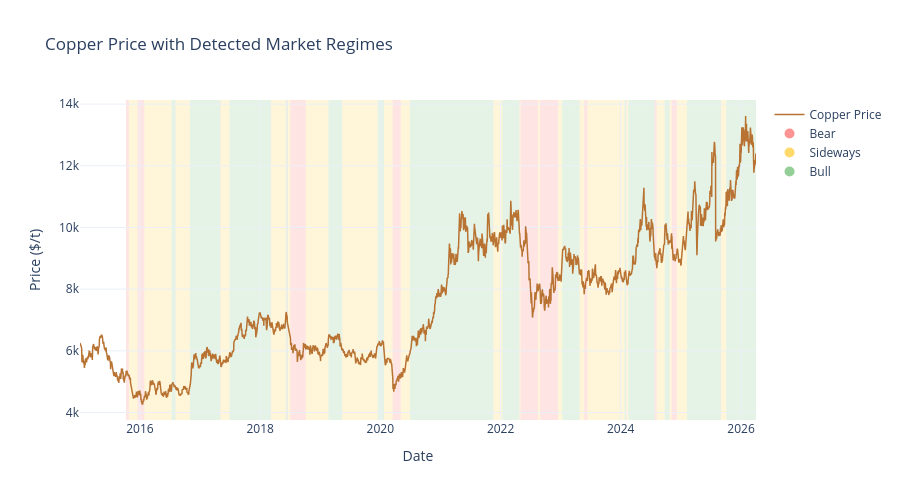

Source (notebook cell):
### Markdown cell above
### 4.2 Regime detection (Hidden Markov Model)

A 3-state Gaussian HMM identifies latent market regimes from returns, volatility, and z-score. States are relabelled by ascending mean return: **0 = bear, 1 = sideways, 2 = bull**.

Regime labels are added as features (one-hot encoded) for the forecasting models.

### Code cell
# Build preliminary features for regime detection (needs returns, vol, zscore)
feats_prelim = build_features(df_aug, lags=CFG['lags'], horizons=CFG['all_horizons'])

# Fit regime detector on development data (exclude holdout)
n_holdout = CFG['holdout_size']
regime_detector = RegimeDetector(n_regimes=3)

try:
    regime_detector.fit(feats_prelim.iloc[:-n_holdout])
    regime_labels = regime_detector.predict(feats_prelim)
    print(f'Regime distribution:\n{regime_labels.value_counts().sort_index()}')
    
    # Plot regime overlay on copper price
    fig_regime = plot_regime_overlay(df_aug['copper_price'], regime_labels)
    fig_regime.show()
except ImportError:
    print('⚠️  hmmlearn not installed — regime detection skipped')
    regime_labels = None
except Exception as e:
    print(f'⚠️  Regime detection failed: {e}')
    regime_labels = None

### Figure 1 — Plotly figure (JSON) as saved in the notebook; plotly's stock layout.template omitted (floating-point values rounded to 4 significant figures; data arrays with more than 128 entries replaced by an {"elided": "..."} marker saying what was removed)
{"data": [{"line": {"color": "#b87333", "width": 1.5}, "name": "Copper Price", "type": "scatter", "x": {"elided": "2929 str values"}, "y": {"elided": "2929 float values"}}, {"marker": {"color": "rgba(255, 77, 77, 0.6)", "size": 10}, "mode": "markers", "name": "Bear", "type": "scatter", "x": [null], "y": [null]}, {"marker": {"color": "rgba(255, 193, 7, 0.6)", "size": 10}, "mode": "markers", "name": "Sideways", "type": "scatter", "x": [null], "y": [null]}, {"marker": {"color": "rgba(76, 175, 80, 0.6)", "size": 10}, "mode": "markers", "name": "Bull", "type": "scatter", "x": [null], "y": [null]}], "layout": {"height": 500, "hovermode": "x unified", "shapes": [{"fillcolor": "rgba(255, 193, 7, 0.15)", "layer": "below", "line": {"width": 0}, "type": "rect", "x0": "2015-10-08T00:00:00", "x1": "2015-10-09T00:00:00", "xref": "x", "y0": 0, "y1": 1, "yref": "y domain"}, {"fillcolor": "rgba(255, 77, 77, 0.15)", "layer": "below", "line": {"width": 0}, "type": "rect", "x0": "2015-10-09T00:00:00", "x1": "2015-10-26T00:00:00", "xref": "x", "y0": 0, "y1": 1, "yref": "y domain"}, {"fillcolor": "rgba(255, 193, 7, 0.15)", "layer": "below", "line": {"width": 0}, "type": "rect", "x0": "2015-10-26T00:00:00", "x1": "2015-12-18T00:00:00", "xref": "x", "y0": 0, "y1": 1, "yref": "y domain"}, {"fillcolor": "rgba(255, 77, 77, 0.15)", "layer": "below", "line": {"width": 0}, "type": "rect", "x0": "2015-12-18T00:00:00", "x1": "2016-01-28T00:00:00", "xref": "x", "y0": 0, "y1": 1, "yref": "y domain"}, {"fillcolor": "rgba(255, 193, 7, 0.15)", "layer": "below", "line": {"width": 0}, "type": "rect", "x0": "2016-01-28T00:00:00", "x1": "2016-07-12T00:00:00", "xref": "x", "y0": 0, "y1": 1, "yref": "y domain"}, {"fillcolor": "rgba(76, 175, 80, 0.15)", "layer": "below", "line": {"width": 0}, "type": "rect", "x0": "2016-07-12T00:00:00", "x1": "2016-08-04T00:00:00", "xref": "x", "y0": 0, "y1": 1, "yref": "y domain"}, {"fillcolor": "rgba(255, 77, 77, 0.15)", "layer": "below", "line": {"width": 0}, "type": "rect", "x0": "2016-08-04T00:00:00", "x1": "2016-08-05T00:00:00", "xref": "x", "y0": 0, "y1": 1, "yref": "y domain"}, {"fillcolor": "rgba(255, 193, 7, 0.15)", "layer": "below", "line": {"width": 0}, "type": "rect", "x0": "2016-08-05T00:00:00", "x1": "2016-10-31T00:00:00", "xref": "x", "y0": 0, "y1": 1, "yref": "y domain"}, {"fillcolor": "rgba(76, 175, 80, 0.15)", "layer": "below", "line": {"width": 0}, "type": "rect", "x0": "2016-10-31T00:00:00", "x1": "2017-05-04T00:00:00", "xref": "x", "y0": 0, "y1": 1, "yref": "y domain"}, {"fillcolor": "rgba(255, 77, 77, 0.15)", "layer": "below", "line": {"width": 0}, "type": "rect", "x0": "2017-05-04T00:00:00", "x1": "2017-05-05T00:00:00", "xref": "x", "y0": 0, "y1": 1, "yref": "y domain"}, {"fillcolor": "rgba(255, 193, 7, 0.15)", "layer": "below", "line": {"width": 0}, "type": "rect", "x0": "2017-05-05T00:00:00", "x1": "2017-06-29T00:00:00", "xref": "x", "y0": 0, "y1": 1, "yref": "y domain"}, {"fillcolor": "rgba(76, 175, 80, 0.15)", "layer": "below", "line": {"width": 0}, "type": "rect", "x0": "2017-06-29T00:00:00", "x1": "2018-03-08T00:00:00", "xref": "x", "y0": 0, "y1": 1, "yref": "y domain"}, {"fillcolor": "rgba(255, 77, 77, 0.15)", "layer": "below", "line": {"width": 0}, "type": "rect", "x0": "2018-03-08T00:00:00", "x1": "2018-03-09T00:00:00", "xref": "x", "y0": 0, "y1": 1, "yref": "y domain"}, {"fillcolor": "rgba(255, 193, 7, 0.15)", "layer": "below", "line": {"width": 0}, "type": "rect", "x0": "2018-03-09T00:00:00", "x1": "2018-06-05T00:00:00", "xref": "x", "y0": 0, "y1": 1, "yref": "y domain"}, {"fillcolor": "rgba(76, 175, 80, 0.15)", "layer": "below", "line": {"width": 0}, "type": "rect", "x0": "2018-06-05T00:00:00", "x1": "2018-06-15T00:00:00", "xref": "x", "y0": 0, "y1": 1, "yref": "y domain"}, {"fillcolor": "rgba(255, 77, 77, 0.15)", "layer": "below", "line": {"width": 0}, "type": "rect", "x0": "2018-06-15T00:00:00", "x1": "2018-06-18T00:00:00", "xref": "x", "y0": 0, "y1": 1, "yref": "y domain"}, {"fillcolor": "rgba(255, 193, 7, 0.15)", "layer": "below", "line": {"width": 0}, "type": "rect", "x0": "2018-06-18T00:00:00", "x1": "2018-07-03T00:00:00", "xref": "x", "y0": 0, "y1": 1, "yref": "y domain"}, {"fillcolor": "rgba(255, 77, 77, 0.15)", "layer": "below", "line": {"width": 0}, "type": "rect", "x0": "2018-07-03T00:00:00", "x1": "2018-10-05T00:00:00", "xref": "x", "y0": 0, "y1": 1, "yref": "y domain"}, {"fillcolor": "rgba(255, 193, 7, 0.15)", "layer": "below", "line": {"width": 0}, "type": "rect", "x0": "2018-10-05T00:00:00", "x1": "2019-02-20T00:00:00", "xref": "x", "y0": 0, "y1": 1, "yref": "y domain"}, {"fillcolor": "rgba(76, 175, 80, 0.15)", "layer": "below", "line": {"width": 0}, "type": "rect", "x0": "2019-02-20T00:00:00", "x1": "2019-05-13T00:00:00", "xref": "x", "y0": 0, "y1": 1, "yref": "y domain"}, {"fillcolor": "rgba(255, 77, 77, 0.15)", "layer": "below", "line": {"width": 0}, "type": "rect", "x0": "2019-05-13T00:00:00", "x1": "2019-05-14T00:00:00", "xref": "x", "y0": 0, "y1": 1, "yref": "y domain"}, {"fillcolor": "rgba(255, 193, 7, 0.15)", "layer": "below", "line": {"width": 0}, "type": "rect", "x0": "2019-05-14T00:00:00", "x1": "2019-12-16T00:00:00", "xref": "x", "y0": 0, "y1": 1, "yref": "y domain"}, {"fillcolor": "rgba(76, 175, 80, 0.15)", "layer": "below", "line": {"width": 0}, "type": "rect", "x0": "2019-12-16T00:00:00", "x1": "2020-01-23T00:00:00", "xref": "x", "y0": 0, "y1": 1, "yref": "y domain"}, {"fillcolor": "rgba(255, 77, 77, 0.15)", "layer": "below", "line": {"width": 0}, "type": "rect", "x0": "2020-01-23T00:00:00", "x1": "2020-01-24T00:00:00", "xref": "x", "y0": 0, "y1": 1, "yref": "y domain"}, {"fillcolor": "rgba(255, 193, 7, 0.15)", "layer": "below", "line": {"width": 0}, "type": "rect", "x0": "2020-01-24T00:00:00", "x1": "2020-03-16T00:00:00", "xref": "x", "y0": 0, "y1": 1, "yref": "y domain"}, {"fillcolor": "rgba(255, 77, 77, 0.15)", "layer": "below", "line": {"width": 0}, "type": "rect", "x0": "2020-03-16T00:00:00", "x1": "2020-05-04T00:00:00", "xref": "x", "y0": 0, "y1": 1, "yref": "y domain"}, {"fillcolor": "rgba(255, 193, 7, 0.15)", "layer": "below", "line": {"width": 0}, "type": "rect", "x0": "2020-05-04T00:00:00", "x1": "2020-06-30T00:00:00", "xref": "x", "y0": 0, "y1": 1, "yref": "y domain"}, {"fillcolor": "rgba(76, 175, 80, 0.15)", "layer": "below", "line": {"width": 0}, "type": "rect", "x0": "2020-06-30T00:00:00", "x1": "2021-11-17T00:00:00", "xref": "x", "y0": 0, "y1": 1, "yref": "y domain"}, {"fillcolor": "rgba(255, 77, 77, 0.15)", "layer": "below", "line": {"width": 0}, "type": "rect", "x0": "2021-11-17T00:00:00", "x1": "2021-11-18T00:00:00", "xref": "x", "y0": 0, "y1": 1, "yref": "y domain"}, {"fillcolor": "rgba(255, 193, 7, 0.15)", "layer": "below", "line": {"width": 0}, "type": "rect", "x0": "2021-11-18T00:00:00", "x1": "2022-01-12T00:00:00", "xref": "x", "y0": 0, "y1": 1, "yref": "y domain"}, {"fillcolor": "rgba(76, 175, 80, 0.15)", "layer": "below", "line": {"width": 0}, "type": "rect", "x0": "2022-01-12T00:00:00", "x1": "2022-04-25T00:00:00", "xref": "x", "y0": 0, "y1": 1, "yref": "y domain"}, {"fillcolor": "rgba(255, 77, 77, 0.15)", "layer": "below", "line": {"width": 0}, "type": "rect", "x0": "2022-04-25T00:00:00", "x1": "2022-04-26T00:00:00", "xref": "x", "y0": 0, "y1": 1, "yref": "y domain"}, {"fillcolor": "rgba(255, 193, 7, 0.15)", "layer": "below", "line": {"width": 0}, "type": "rect", "x0": "2022-04-26T00:00:00", "x1": "2022-05-02T00:00:00", "xref": "x", "y0": 0, "y1": 1, "yref": "y domain"}, {"fillcolor": "rgba(255, 77, 77, 0.15)", "layer": "below", "line": {"width": 0}, "type": "rect", "x0": "2022-05-02T00:00:00", "x1": "2022-08-17T00:00:00", "xref": "x", "y0": 0, "y1": 1, "yref": "y domain"}, {"fillcolor": "rgba(255, 193, 7, 0.15)", "layer": "below", "line": {"width": 0}, "type": "rect", "x0": "2022-08-17T00:00:00", "x1": "2022-08-29T00:00:00", "xref": "x", "y0": 0, "y1": 1, "yref": "y domain"}, {"fillcolor": "rgba(255, 77, 77, 0.15)", "layer": "below", "line": {"width": 0}, "type": "rect", "x0": "2022-08-29T00:00:00", "x1": "2022-12-16T00:00:00", "xref": "x", "y0": 0, "y1": 1, "yref": "y domain"}, {"fillcolor": "rgba(255, 193, 7, 0.15)", "layer": "below", "line": {"width": 0}, "type": "rect", "x0": "2022-12-16T00:00:00", "x1": "2023-01-10T00:00:00", "xref": "x", "y0": 0, "y1": 1, "yref": "y domain"}, {"fillcolor": "rgba(76, 175, 80, 0.15)", "layer": "below", "line": {"width": 0}, "type": "rect", "x0": "2023-01-10T00:00:00", "x1": "2023-04-25T00:00:00", "xref": "x", "y0": 0, "y1": 1, "yref": "y domain"}, {"fillcolor": "rgba(255, 77, 77, 0.15)", "layer": "below", "line": {"width": 0}, "type": "rect", "x0": "2023-04-25T00:00:00", "x1": "2023-04-26T00:00:00", "xref": "x", "y0": 0, "y1": 1, "yref": "y domain"}, {"fillcolor": "rgba(255, 193, 7, 0.15)", "layer": "below", "line": {"width": 0}, "type": "rect", "x0": "2023-04-26T00:00:00", "x1": "2023-05-24T00:00:00", "xref": "x", "y0": 0, "y1": 1, "yref": "y domain"}, {"fillcolor": "rgba(255, 77, 77, 0.15)", "layer": "below", "line": {"width": 0}, "type": "rect", "x0": "2023-05-24T00:00:00", "x1": "2023-06-12T00:00:00", "xref": "x", "y0": 0, "y1": 1, "yref": "y domain"}, {"fillcolor": "rgba(255, 193, 7, 0.15)", "layer": "below", "line": {"width": 0}, "type": "rect", "x0": "2023-06-12T00:00:00", "x1": "2024-01-24T00:00:00", "xref": "x", "y0": 0, "y1": 1, "yref": "y domain"}, {"fillcolor": "rgba(76, 175, 80, 0.15)", "layer": "below", "line": {"width": 0}, "type": "rect", "x0": "2024-01-24T00:00:00", "x1": "2024-02-02T00:00:00", "xref": "x", "y0": 0, "y1": 1, "yref": "y domain"}, {"fillcolor": "rgba(255, 77, 77, 0.15)", "layer": "below", "line": {"width": 0}, "type": "rect", "x0": "2024-02-02T00:00:00", "x1": "2024-02-05T00:00:00", "xref": "x", "y0": 0, "y1": 1, "yref": "y domain"}, {"fillcolor": "rgba(255, 193, 7, 0.15)", "layer": "below", "line": {"width": 0}, "type": "rect", "x0": "2024-02-05T00:00:00", "x1": "2024-02-16T00:00:00", "xref": "x", "y0": 0, "y1": 1, "yref": "y domain"}, {"fillcolor": "rgba(76, 175, 80, 0.15)", "layer": "below", "line": {"width": 0}, "type": "rect", "x0": "2024-02-16T00:00:00", "x1": "2024-07-25T00:00:00", "xref": "x", "y0": 0, "y1": 1, "yref": "y domain"}, {"fillcolor": "rgba(255, 77, 77, 0.15)", "layer": "below", "line": {"width": 0}, "type": "rect", "x0": "2024-07-25T00:00:00", "x1": "2024-08-06T00:00:00", "xref": "x", "y0": 0, "y1": 1, "yref": "y domain"}, {"fillcolor": "rgba(255, 193, 7, 0.15)", "layer": "below", "line": {"width": 0}, "type": "rect", "x0": "2024-08-06T00:00:00", "x1": "2024-09-24T00:00:00", "xref": "x", "y0": 0, "y1": 1, "yref": "y domain"}, {"fillcolor": "rgba(76, 175, 80, 0.15)", "layer": "below", "line": {"width": 0}, "type": "rect", "x0": "2024-09-24T00:00:00", "x1": "2024-10-23T00:00:00", "xref": "x", "y0": 0, "y1": 1, "yref": "y domain"}, {"fillcolor": "rgba(255, 77, 77, 0.15)", "layer": "below", "line": {"width": 0}, "type": "rect", "x0": "2024-10-23T00:00:00", "x1": "2024-10-24T00:00:00", "xref": "x", "y0": 0, "y1": 1, "yref": "y domain"}, {"fillcolor": "rgba(255, 193, 7, 0.15)", "layer": "below", "line": {"width": 0}, "type": "rect", "x0": "2024-10-24T00:00:00", "x1": "2024-11-06T00:00:00", "xref": "x", "y0": 0, "y1": 1, "yref": "y domain"}, {"fillcolor": "rgba(255, 77, 77, 0.15)", "layer": "below", "line": {"width": 0}, "type": "rect", "x0": "2024-11-06T00:00:00", "x1": "2024-12-06T00:00:00", "xref": "x", "y0": 0, "y1": 1, "yref": "y domain"}, {"fillcolor": "rgba(255, 193, 7, 0.15)", "layer": "below", "line": {"width": 0}, "type": "rect", "x0": "2024-12-06T00:00:00", "x1": "2025-02-07T00:00:00", "xref": "x", "y0": 0, "y1": 1, "yref": "y domain"}, {"fillcolor": "rgba(76, 175, 80, 0.15)", "layer": "below", "line": {"width": 0}, "type": "rect", "x0": "2025-02-07T00:00:00", "x1": "2025-09-01T00:00:00", "xref": "x", "y0": 0, "y1": 1, "yref": "y domain"}, {"fillcolor": "rgba(255, 77, 77, 0.15)", "layer": "below", "line": {"width": 0}, "type": "rect", "x0": "2025-09-01T00:00:00", "x1": "2025-09-02T00:00:00", "xref": "x", "y0": 0, "y1": 1, "yref": "y domain"}, {"fillcolor": "rgba(255, 193, 7, 0.15)", "layer": "below", "line": {"width": 0}, "type": "rect", "x0": "2025-09-02T00:00:00", "x1": "2025-10-03T00:00:00", "xref": "x", "y0": 0, "y1": 1, "yref": "y domain"}, {"fillcolor": "rgba(76, 175, 80, 0.15)", "layer": "below", "line": {"width": 0}, "type": "rect", "x0": "2025-10-03T00:00:00", "x1": "2026-04-02T00:00:00", "xref": "x", "y0": 0, "y1": 1, "yref": "y domain"}], "title": {"text": "Copper Price with Detected Market Regimes"}, "xaxis": {"title": {"text": "Date"}}, "yaxis": {"title": {"text": "Price ($/t)"}}}}
